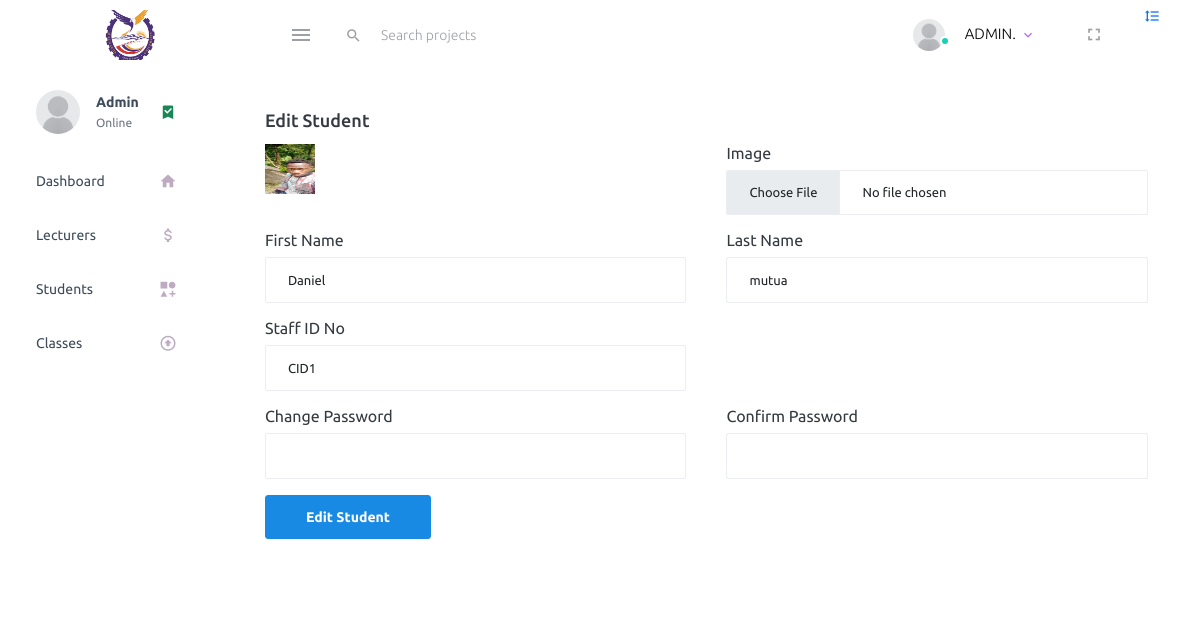
The app's page /admin_edit_student/3, older data.
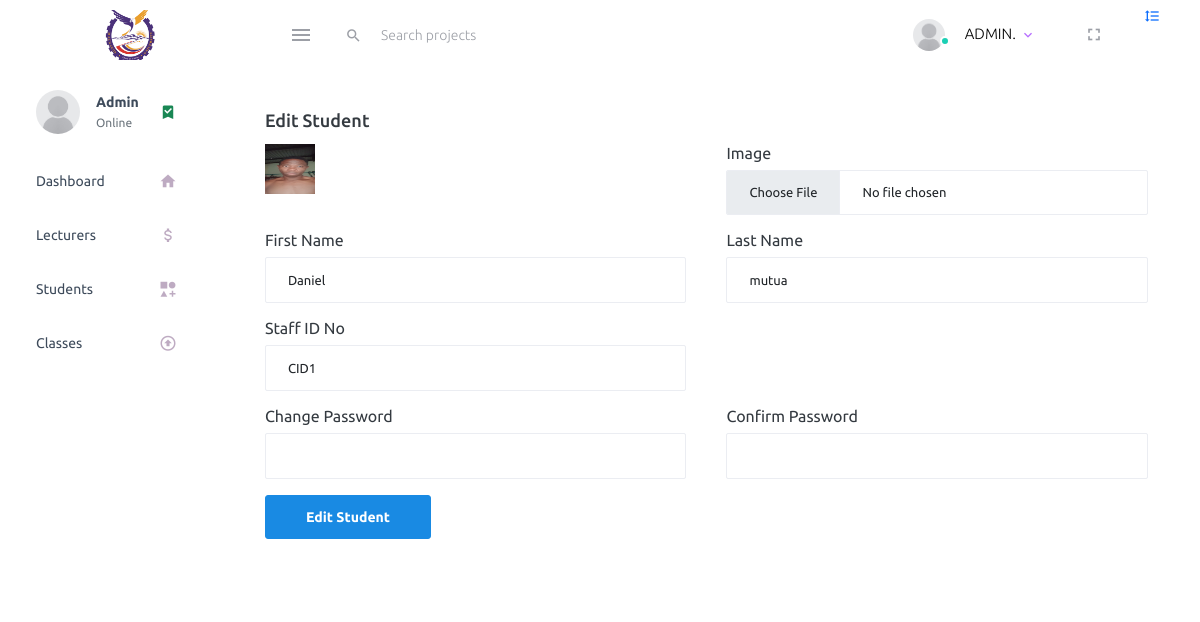
The same page, newer data.
### school/models.py (models this page shows, shortened)
class Account(models.Model):
    user = models.OneToOneField(User, on_delete=models.CASCADE)
    created_at = models.DateTimeField(auto_now_add=True)
    staff = models.BooleanField(default=False)
    face = models.BooleanField(default=False)
    admin = models.BooleanField(default=False)
    face_image = models.ImageField(upload_to='user_faces/', blank=True, null=True)

### school/views.py (the view, shortened to what this page needs)
# urls.py: path('admin_edit_student/<int:lec_id>', views.editStudent, name='edit_student'),
def editStudent(request, lec_id):
    lec_id = lec_id
    lecturer = Account.objects.get(id=lec_id)
    return render(request, 'edit_student.html', {'student': lecturer})

### school/templates/edit_student.html (shortened to what this page needs)
{% extends 'admin_base.html'  %}
{% load static %}
{% block content %}
<div class="container">
    <div class="col-md-12 stretch-card grid-margin">
        <div class="card">
            <div class="card-body">
                <h2 class="card-title">Edit Student</h2>
                <form method="post" action="" enctype="multipart/form-data">
                    <div class="row">
                        <div class="col-md-6">
                            <div class="mb-3">
                                <img id="preview-image" src="{{ student.face_image.url}}" alt="Preview Image"
                                     style="height: 50px; width: 50px;"
                                >
                            </div>
                        </div>
                        <div class="col-md-6">
                            <div class="mb-3">
                                <label for="image" class="form-label">Image</label>
                                <input type="file" class="form-control" id="image" accept="image/*" name="image"
                                >
                            </div>
                        </div>
                    </div>
                    <div class="row">
                        <div class="col-md-6">
                            <div class="mb-3">
                                <label for="first_name" class="form-label">First Name</label>
                                <input type="text" class="form-control" id="first_name" name="first_name" required
                                       value="{{student.user.first_name }}">
                            </div>
                        </div>
                        <div class="col-md-6">
                            <div class="mb-3">
                                <label for="last_name" class="form-label">Last Name</label>
                                <input type="text" class="form-control" id="last_name" name="last_name" required
                                       value="{{student.user.last_name }}">
                            </div>
                        </div>
                    </div>
                    <div class="row">
                        <div class="col-md-6">
                            <div class="mb-3">
                                <label for="staff_id" class="form-label">Staff ID No</label>
                                <input type="text" class="form-control" id="staff_id" name="staff_id" required
                                       value="{{student.user.username }}">
                            </div>
                        </div>
                    </div>
                    <div class="row">
                        <div class="col-md-6">
                            <div class="mb-3">
                                <label for="password" class="form-label">Change Password</label>
                                <input type="password" class="form-control" id="password" name="password"
                                       autocomplete="false">
                            </div>
                        </div>
                        <div class="col-md-6">
                            <div class="mb-3">
                                <label for="confirm_password" class="form-label">Confirm Password</label>
                                <input type="password" class="form-control" id="confirm_password"
                                       name="confirm_password">
                            </div>
                        </div>
                    </div>
                    <button type="submit" class="btn btn-info">Edit Student</button>
                </form>
            </div>
        </div>
    </div>
</div>
{% endblock %}

Row changes from the older to the newer data that the page shows:
changed Account "Daniel": face_image: a different picture
